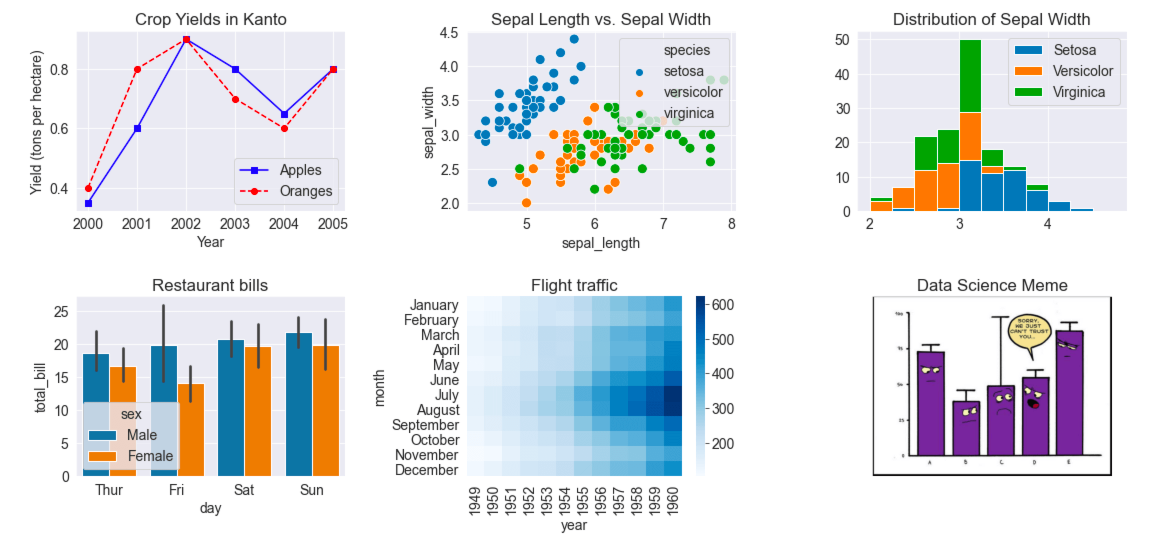
#> input picture 3. MATPLOTLIB/3_Matplotlib.png, 2314 x 1092 px (shown at 1/2 size)
$ jupyter execute --allow-errors '3. MATPLOTLIB_ORIGINAL.ipynb'   (shell and % lines are left out)
#> lines starting #> are read from the running program, lines starting #| are printed output that depends on the picture
# MATPLOTLIB BY DUSTIN

[cell 1]
from PIL import Image
base , height = int(2314*0.3), int(1092*0.3)
Image.open("3_Matplotlib.png").resize((base,height))
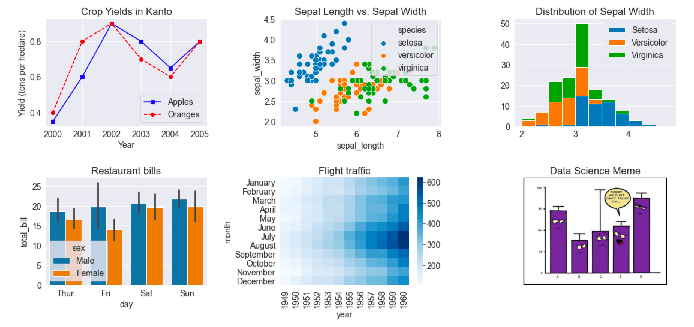
#> Out: PIL image 694x327 P; mean R, G, B, A 223.7, 226.8, 229.7, 253.1; transparent parts drawn white

[cell 2]
import matplotlib.pyplot as plt

[cell 3]
import matplotlib
matplotlib.__version__

[cell 4]
#plot a figure
plt.plot(0,1, marker = ".", markersize = 20)

[cell 5]
plt.plot([1,2],[25,35], linestyle = "--",linewidth = 2, marker = "o", markerfacecolor = "yellow" , markeredgecolor = "r",
        label = "vector")
#label for axis
plt.xlabel("numero de personas", size = 12)
plt.ylabel("día", size = 12)

#set a title
plt.title("mi primera grafica", size = 15, loc = "center", weight = "bold", family = 'Verdana')

#tool a axis
plt.xticks([1,2],["dustin", "youtube"],size = 12, rotation = 20)
plt.yticks(size = 12, color = "green")

plt.xlim(0.5,2.5)
plt.ylim(23,37)
plt.show()

## Trabajando con API Matplotlib

[cell 6]
from PIL import Image
x,y = int(896*0.4),int(904*0.4)
Image.open("3_Matplotlib_parts.png").resize((x,y))
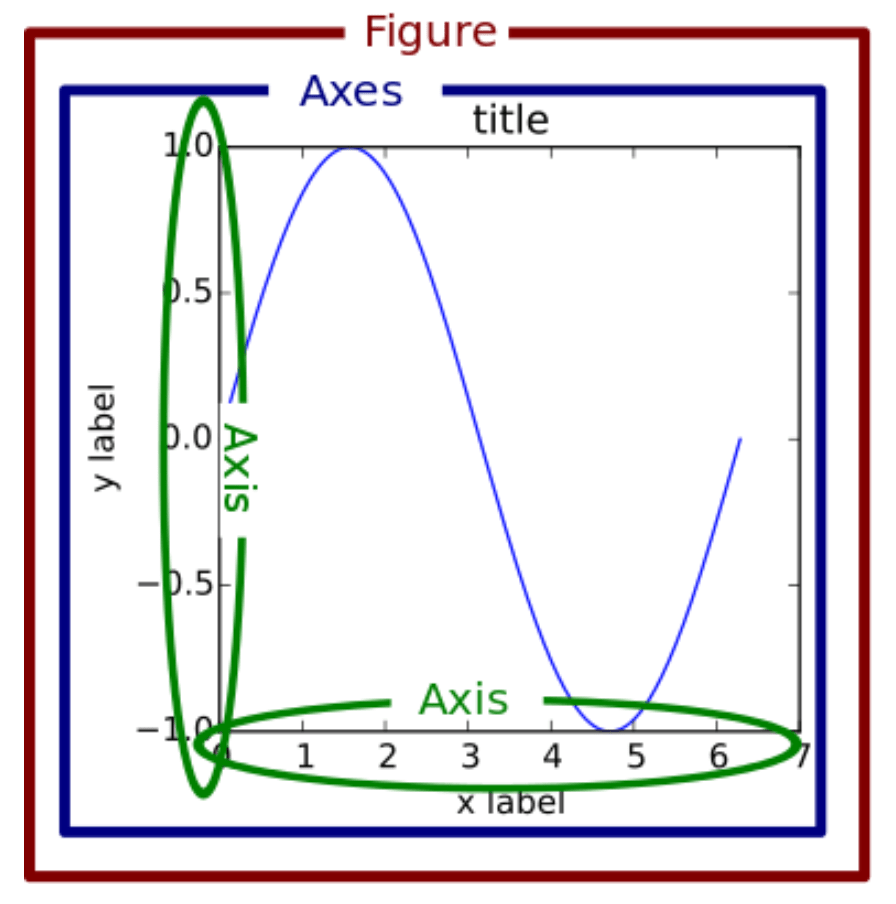
#> input picture 3. MATPLOTLIB/3_Matplotlib_parts.png, 896 x 904 px
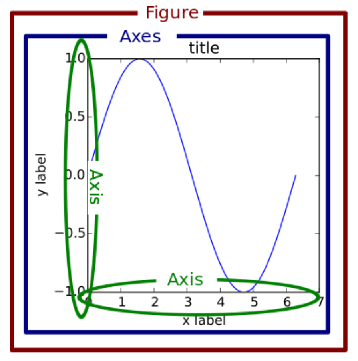
#> Out: PIL image 358x361 P; mean R, G, B 228.5, 226, 228.7

[cell 7]
# Working with API Matplotlib
fig, ax = plt.subplots()
fig.set_size_inches(6,4)
fig.suptitle("subtitulo del la figura")

ax.plot([1,2],[25,35], ls = "--", marker ="o", mfc = "r", mec = "b", markersize = 10, label = "puntos")
#plt.plot([1,2],[25,35], linestyle = "--",linewidth = 2, marker = "o", markerfacecolor = "yellow" , markeredgecolor = "r",
        #label = "vector")
ax.set_xlim(0.7,2.25), ax.set_ylim(23,37)

plt.annotate("$x = y + 2$ es el punto de equilibrio", xy = (1.5,30), xytext = (1,34),
              arrowprops = dict(facecolor = "beige", shrink = 0.05, edgecolor = "black", alpha = 0.3))

# ax.annotate('Este es el punto', xy=(1.5,30), xytext=(1,34),
#            arrowprops=dict(facecolor='black', shrink=0.04))
plt.legend(loc = "lower right")

plt.axhline(30), plt.axvline(1.5)
plt.show()

[cell 8]
fig, ax = plt.subplots()
ax.plot([0,4],[1,5], linestyle = "--",linewidth = 2, marker = "o", markerfacecolor = "yellow" , markeredgecolor = "r",
        label = "vector")
plt.legend(loc =  "lower right");

plt.axhspan(2,3, color = "pink", alpha = 0.4), #plt.axvspan(1.5,2, color = "pink", alpha = 0.4)

ax.text(-0.05, 2.6, 'zona de compra', style='italic',
       bbox={'facecolor': 'beige', 'alpha': 0.4, 'pad': 5})


# plt.fill_between(x, y,color = "green", alpha = 0.2)
plt.show()

[cell 9]
import numpy as np
import pandas as pd
x = np.array(['15-05-2018', '16-05-2018', '17-05-2018', '18-05-2018',
       '21-05-2018', '22-05-2018', '23-05-2018', '24-05-2018',
       '25-05-2018', '29-05-2018', '30-05-2018', '31-05-2018',
       '01-06-2018', '04-06-2018', '05-06-2018', '06-06-2018',
       '07-06-2018', '08-06-2018', '11-06-2018', '12-06-2018',
       '13-06-2018', '14-06-2018'], dtype=object)
y = np.array([1079.22998 , 1081.77002 , 1078.589966, 1066.359985, 1079.579956,
        1069.72998 , 1079.689941, 1079.23999 , 1075.660034, 1060.319946,
        1067.800049, 1084.98999 , 1119.5     , 1139.290039, 1139.660034,
        1136.880005, 1123.859985, 1120.869995, 1129.98999 , 1139.319946,
        1134.790039, 1152.119995])

#x = pd.to_datetime(x, format = "%d-%m-%Y" )


fig, ax = plt.subplots()
fig.set_size_inches(14,4)
ax.plot(x , y, marker = "o", label = "Ganancias")
plt.xticks(np.arange(len(x)), x,rotation = 20)
plt.axhspan(1084.98999, 1119.5 , color = "red", alpha = 0.3)
plt.annotate("Zona de Prueba de Error", xy = (11,1105), xytext =(5,1120) ,
        arrowprops = dict(facecolor = "beige", shrink = 0.05, edgecolor = "black", alpha = 0.3))
plt.legend()
plt.show()

## Bars

[cell 10]
import numpy as np
y = np.array([6,2,8])
x = np.array(["TV", "Cocina", "Laptop"])

plt.bar(x,y, color = "red", edgecolor = "black", label = "ventas", width = 0.4)
plt.legend(loc = "upper left")
plt.grid(alpha = 0.3, color = "blue")
plt.show()
#> figure, not shown here; tallest bar 8 high, from x = 1.8 to 2.2

[cell 11]
import numpy as np
values = np.array([12,14,11,16,14])
labels = np.array(["joel","carlos","juan","pedros","diego"])

plt.bar([1,2,5,9,10],values,color = ["red","green","yellow","purple","white"], edgecolor = "green")
#create a neame on x-axis
plt.xticks([1,2,5,9,10], labels, rotation = 90)
plt.ylim (0,18)
plt.title("practica")
plt.xlabel("amigos")
plt.ylabel("edades")
plt.show()
#> figure, not shown here; tallest bar 16 high, from x = 8.6 to 9.4

[cell 12]
import pandas as pd
# Create a data frame
df = pd.DataFrame ({
        'Group':  np.array(["joel","carlos","juan","pedros","diego"]),
        'Value': np.array([12,14,11,16,14])
})

# Initialize a Figure and an Axes
fig, ax = plt.subplots()

# Fig size
fig.set_size_inches(6,5)

# Create horizontal bars
ax.bar(x=df.Group, height=df.Value, hatch = ".", edgecolor = "b", label = "edades");
ax.set_ylim(0,19)
for i, v in enumerate(df.Value):
    ax.text(i-0.1 , v + .4, str(v), color='black')

plt.legend(loc = "upper right")
# Add title
ax.set_title('A simple barplot');
#> figure, not shown here; tallest bar 16 high, from x = 2.6 to 3.4

[cell 13]
import numpy as np
values = np.array([12,14,11,16,14])
labels = np.array(["joel","carlos","juan","pedros","diego"])

plt.barh(np.arange(len(labels)),values)
#create a neame on x-axis
plt.yticks(np.arange(len(labels)), labels)
plt.show()

[cell 14]
import numpy as np
values = np.array([12,14,11,16,14])
labels = np.array(["joel","carlos","juan","pedros","diego"])

plt.bar(np.arange(len(labels)),values,color = ["red","orange","yellow","purple","white"],
                edgecolor = "green", width= 0.4, hatch = "/", label= "edad")
plt.plot(labels,values, color = "orange", linestyle = "--")

#create a neame on x-axis
plt.xticks(np.arange(len(labels)), labels, rotation = 90)
plt.ylim (0,18)
plt.title("practica", fontsize = 18, fontweight = "bold")
plt.xlabel("amigos", fontsize = 12)
plt.ylabel("edades", fontsize = 12)
plt.legend(loc = "upper left")
plt.text(2.65,17,"edades de los joeves", weight = "bold")
plt.show()

## Scatter

[cell 15]
plt.scatter(1,1, s = 30, color = "g")

[cell 16]
plt.scatter([-1,4],[-2,6], marker='o', s = 20, c = "r")
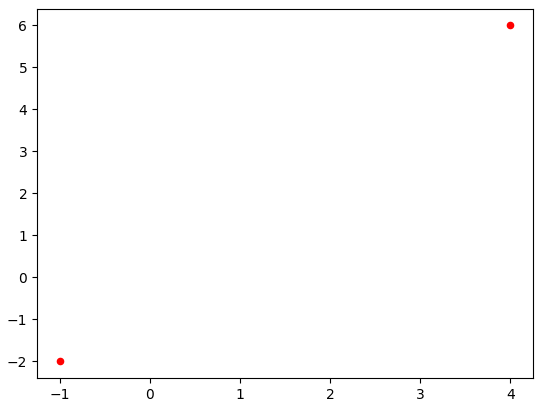
#> figure drawn by matplotlib, 1 panel

[cell 17]
#initialize
fig , ax = plt.subplots()
fig.set_size_inches(6,5)
ax.scatter([1,2],[4,10], marker= "*", s = 60**1, label = "vector")

ax.set_facecolor("beige")

# ax.spines["bottom"].set_color("blue")
# ax.spines["left"].set_color("blue")
# ax.spines["right"].set_color("blue")
# ax.spines["top"].set_color("blue")

# ax.tick_params(axis = "both", colors = "aqua")
plt.legend()
plt.show()
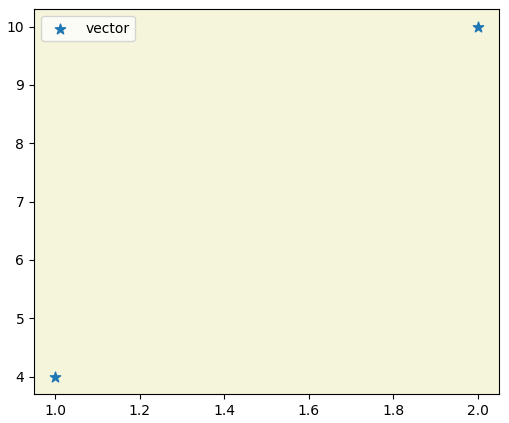
#> figure drawn by matplotlib, 1 panel

[cell 18]
import pandas as pd
#> (the rest of this cell did not finish here and is left out)

[cell 19]
fig, ax = plt.subplots();
#> (the rest of this cell did not finish here and is left out)

[cell 20]
fig, ax = plt.subplots();
#> (the rest of this cell did not finish here and is left out)

## Stack plot

[cell 21]
import numpy as np
import matplotlib.pyplot as plt

x = np.arange(1,8)
y = np.array([6,4,9,4,6,1,7])
z = np.array([4,4,7,3,4,3,4])

fig, ax = plt.subplots()
ax.stackplot(x,y,z, colors= ["green","blue"],labels = ["y","z"])
plt.legend()
plt.show()
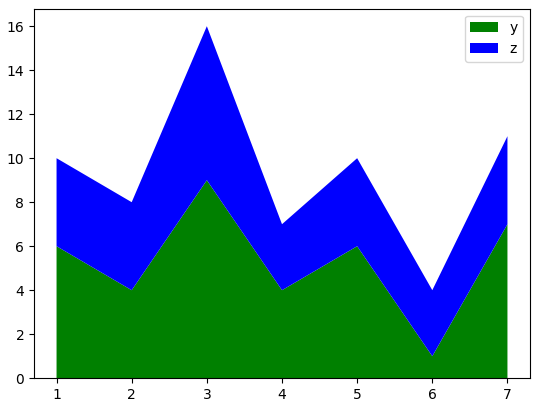
#> figure drawn by matplotlib, 1 panel

# Pie Plot

[cell 22]
import numpy as np
import matplotlib.pyplot as plt

paises = np.array(["Perú", "Chile", "Ecuador", "Colombia", "Bolivia"])
poblacion = np.array([10000,12000,8000,15000,3000])
porcentaje = np.array([(i/poblacion.sum())*100 for i in poblacion])

fig, ax = plt.subplots();
fig.set_size_inches(8,8)
ax.pie(porcentaje, labels = paises, explode= [0.1,0,0,0,0], autopct= lambda p: '{:.2f}%({:.0f})'.format(p,(p/100)*poblacion.sum()),
        startangle=50, colors = ["b","r","y","purple","g"], shadow= True)
plt.legend(loc="upper left")
plt.show()
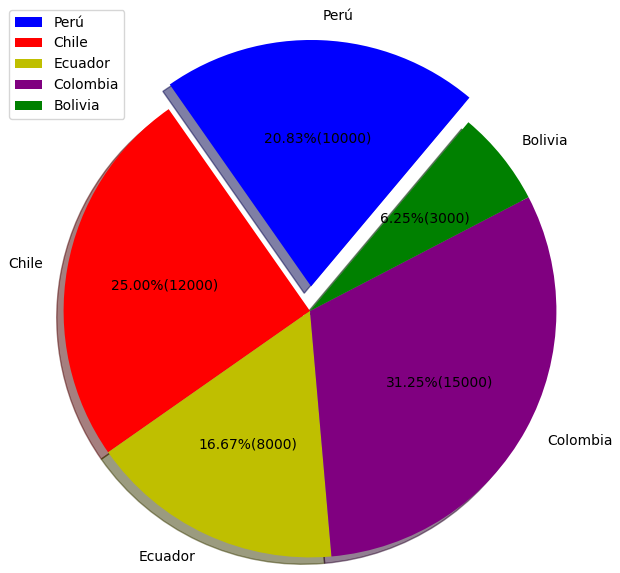
#> figure drawn by matplotlib, 1 panel

[cell 23]
import numpy as np
import matplotlib.pyplot as plt

# Represent years in rows in the table
rows = ['2014', '2015', '2016', '2017', '2018','2019','2020']
# Represent battery rating in columns of the table
columns = ('vaso', 'laptop', 'TV', 'Cameras', 'microfonos','puertas')

# Number of units sold each year, each rating. e.g. 75 units of 7Ah batteris sold in 2011
data = [[75, 144, 114, 102, 108,15],
        [90, 126, 102,  84, 126,16],
        [96, 114,  75, 105, 135,200],
        [105, 90, 150,  90,  75,100],
        [90,  75, 135,  75,  90,300],
        [90,  75, 135,  75,  90,80],
        [90,  75, 135,  75,  90,80]]

# Define the range and scale for y-axis
values = np.arange(0, 600, 100)

# Specify the color map to be used
colors = plt.cm.OrRd(np.linspace(0, 0.5, len(rows)))
n_rows = len(data)
index = np.arange(len(columns)) + 0.3
bar_width = 0.5

# Initialize the vertical-offset for the stacked bar chart.
y_offset = np.zeros(len(columns))
fig, ax = plt.subplots()
fig.set_size_inches(8,6)

# Plot bars and create text labels for the table
cell_text = []

for row in range(n_rows):
    plot = plt.bar(index, data[row], bar_width, bottom=y_offset, color=colors[row])
    y_offset = y_offset + data[row]
    cell_text.append(['%1.1f' % (x) for x in y_offset])
    i=0
    for rect in plot:
        ax.text(rect.get_x() + rect.get_width()/2, y_offset[i],'%d' % int(y_offset[i]),
                ha='center', va='bottom')
        i = i+1

# Add a table at the bottom of the axes
the_table = plt.table(cellText=cell_text,
                      rowLabels=rows,
                      rowColours=colors,
                      colLabels=columns,
                      loc='bottom')

plt.ylabel("Unidades vendidas")
plt.title('numero vendidos por año')

# No ticks on X-axis, as table below will cover the labels
plt.xticks([])

plt.show()
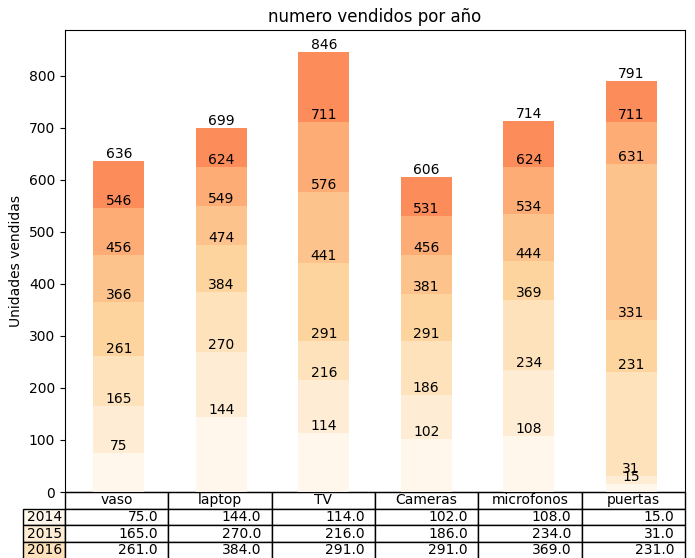
#> figure drawn by matplotlib, 1 panel

## Polar Plot

[cell 24]
dinero_planeado = [30, 25, 10, 20, 30]
dinero_gastado = [32, 23, 11, 15, 32]
areas = ["Planeamiento", "recursos humanos", "produccion", "secretaria","Operación"]

plt.figure(figsize=(10,6))
plt.subplot(polar = True)

(lines,labels) = plt.thetagrids(range(0,360, int(360/len(areas))), (areas))

theta = np.linspace(0, 2 * np.pi, len(dinero_planeado))
plt.plot(theta, dinero_planeado)
plt.fill(theta, dinero_planeado, 'b', alpha=0.1)

plt.plot(theta, dinero_gastado)
#plt.fill(theta, dinero_gastado, 'orange', alpha=0.4)

plt.legend(labels=('Plan','Actual'),loc="lower right")
plt.title("Distribucion de gastos")
plt.show()
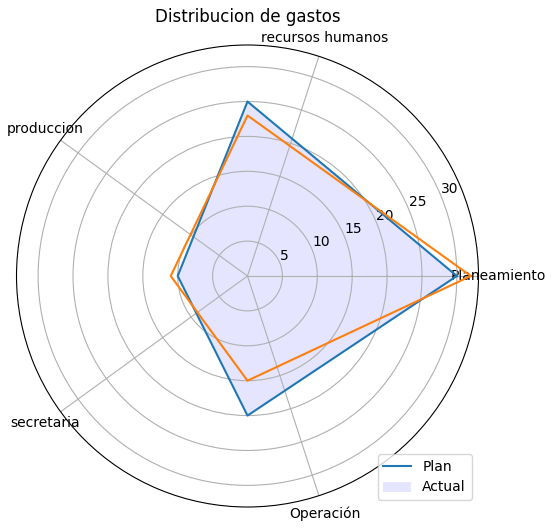
#> figure drawn by matplotlib, 1 panel

[cell 25]
poblacion = np.array([10000,12000,8000,15000,3000])
porcentaje = np.array([(i/poblacion.sum())*100 for i in poblacion])
porcentaje

# [6 lines of commented-out code are left out]

[cell 26]
import seaborn as sns
import matplotlib.pyplot as plt

sns.set(style="darkgrid")
#> (the rest of this cell did not finish here and is left out)

[cell 27]
import pandas as pd
import numpy as np
import matplotlib.pyplot as plt

#> (a cell that did not finish here is left out)

#> (a cell that did not finish here is left out)

#> (a cell that did not finish here is left out)

#> (a cell that did not finish here is left out)

#> (a cell that did not finish here is left out)

[cell 33]
fig, ax = plt.subplots()
fig.set_size_inches(14,4)
#> (the rest of this cell did not finish here and is left out)

[cell 34]
import matplotlib.pyplot as plt
import numpy as np

x = np.arange(6,11)
y = np.arange(2,7)
z = np.array([1,2,3,4,5])

fig= plt.figure(figsize = (6,6))
ax = fig.add_subplot(111, projection = "3d")
ax.scatter(z, y, x,
           linewidths=1, alpha=.7,
           edgecolor='k',
           s = 200,
           c=z)

plt.show()
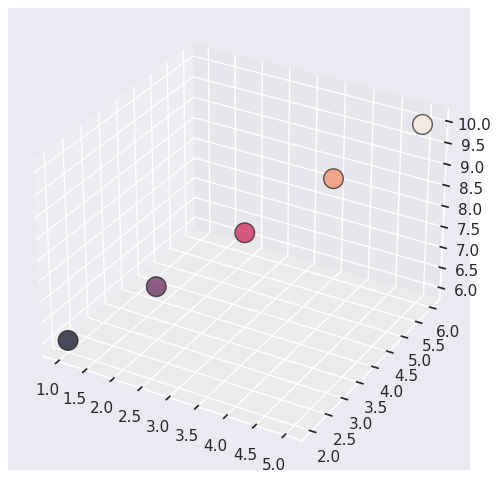
#> figure drawn by matplotlib, 1 panel

x,y

[cell 35]
def mul(a):
#> called with a = 52
    for i in range(1,a):
        if a%i == 0:
            print(i)

mul(52)
